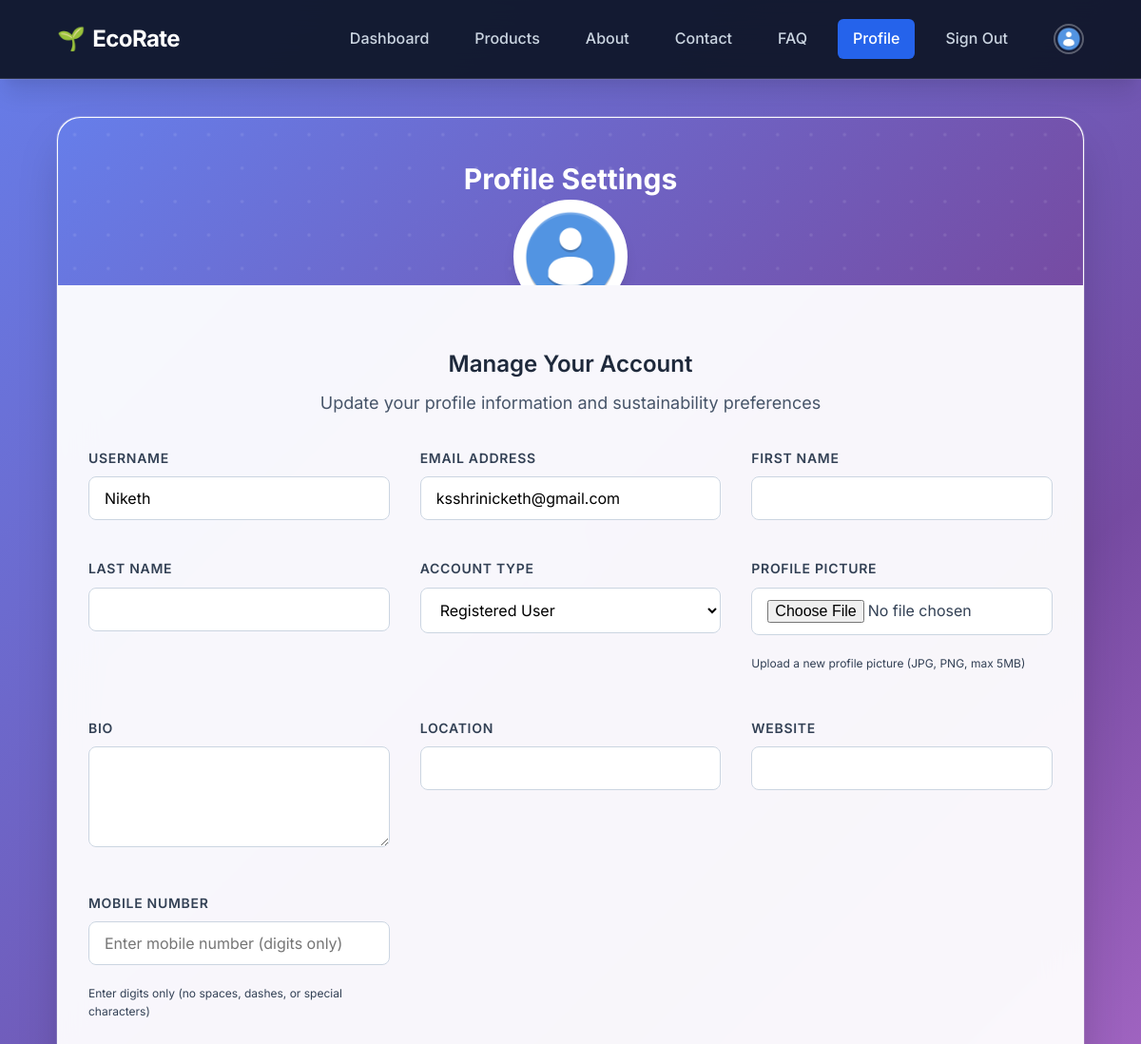
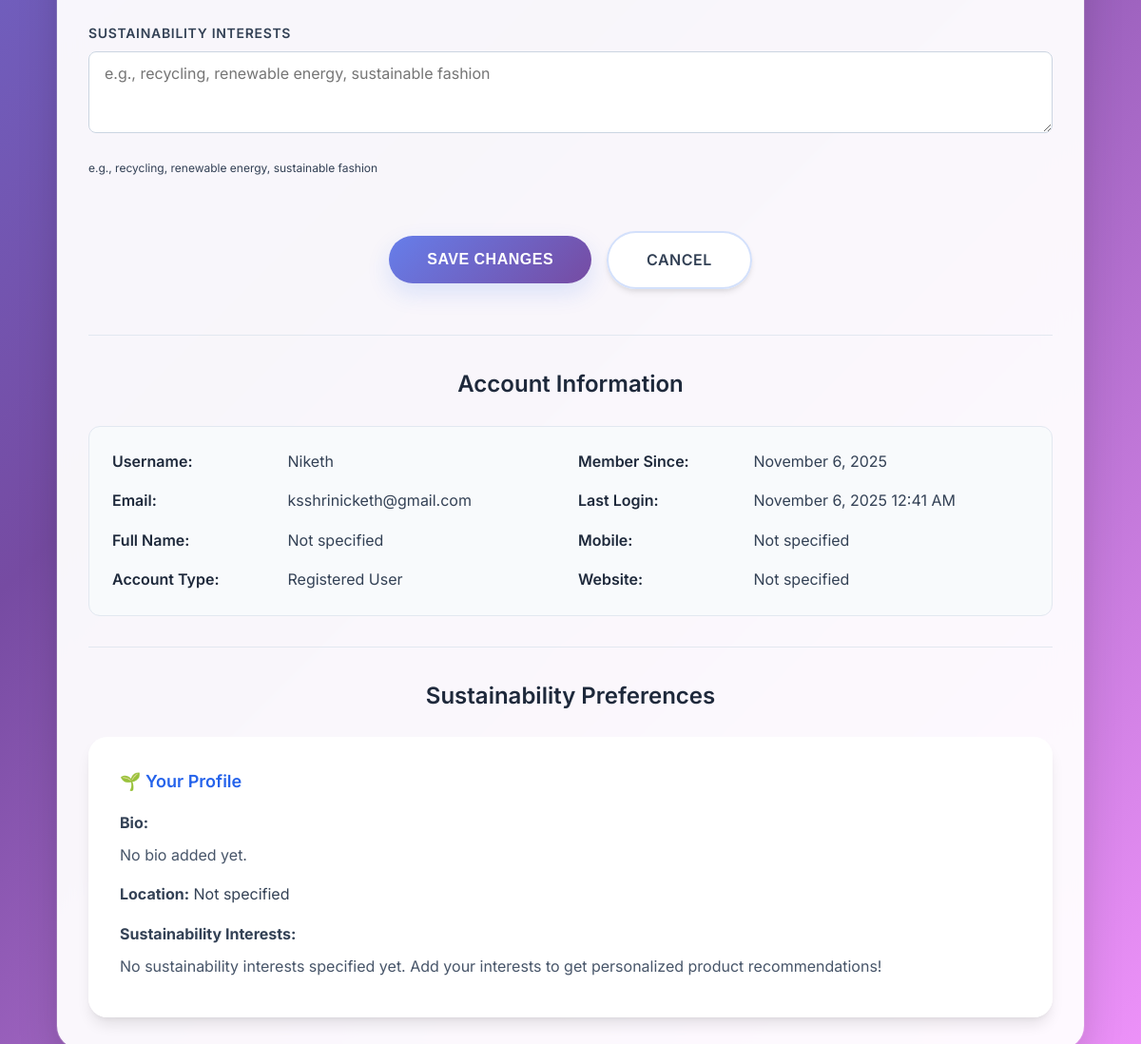
/user/profile/ (signed in), run on the app's committed database (2 pictures, top to bottom).
### accounts/models.py (models this page shows, shortened)
class CustomUser(AbstractUser):
    USER_TYPES = (
        ('user', 'Registered User'),
        ('seller', 'Registered Seller'),
        ('admin', 'Admin'),
    )
    user_type = models.CharField(max_length=10, choices=USER_TYPES, default='user')
    profile_pic = models.ImageField(upload_to='profile_pics/', default='profile_pics/default.jpg', blank=True)
    bio = models.TextField(max_length=500, blank=True, default='')
    location = models.CharField(max_length=100, blank=True, default='')
    website = models.URLField(blank=True, default='')
    phone_number = models.CharField(max_length=15, blank=True, default='')
    sustainability_interests = models.TextField(
        blank=True,
        default='',
        help_text="Comma-separated list of sustainability interests"
    )
    def get_full_name(self):
        return f"{self.first_name} {self.last_name}".strip()

### accounts/views.py (the view)
# urls.py: path('user/profile/', views.user_profile, name='user_profile'),
@login_required
def user_profile(request):
    if request.method == 'POST':
        form = ProfileEditForm(request.POST, request.FILES, instance=request.user)
        if form.is_valid():
            form.save()
            messages.success(request, 'Your profile has been updated successfully!')
            return redirect('user_profile')
        else:
            messages.error(request, 'Please correct the errors below.')
    else:
        form = ProfileEditForm(instance=request.user)
    return render(request, 'accounts/user_profile.html', {
        'form': form,
        'user_obj': request.user,
    })

### accounts/templates/accounts/user_profile.html (shortened to what this page needs)
{% extends "accounts/base.html" %}
{% load static %}
{% block content %}
<nav class="nav-bar">
  <div class="nav-container">
    <a href="{% url 'user_home' %}" class="nav-brand">
      <span style="margin-right: 0.5rem;">🌱</span>EcoRate
    </a>
    <div class="nav-links">
      <a href="{% url 'user_home' %}" class="nav-link">Dashboard</a>
      <a href="{% url 'product_list' %}" class="nav-link">Products</a>
      <a href="{% url 'about' %}" class="nav-link">About</a>
      <a href="{% url 'contact' %}" class="nav-link">Contact</a>
      <a href="{% url 'faq' %}" class="nav-link">FAQ</a>
      <a href="{% url 'user_profile' %}" class="nav-link active">Profile</a>
      <a href="{% url 'logout' %}" class="nav-link">Sign Out</a>
      <img src="{{ user.profile_pic.url }}" alt="Profile" style="width: 32px; height: 32px; border-radius: 50%; object-fit: cover; margin-left: 1rem; border: 2px solid rgba(255,255,255,0.3);">
    </div>
  </div>
</nav>
<div class="card">
  <div class="card-header">
    <h2>Profile Settings</h2>
    <img class="avatar" src="{{ user_obj.profile_pic.url }}" alt="{{ user_obj.username }}'s Profile Picture">
  </div>
  <div class="card-body">
    <div class="text-center mb-8">
      <h3 style="color: var(--neutral-800); margin-bottom: 0.5rem;">Manage Your Account</h3>
      <p style="color: var(--neutral-600);">Update your profile information and sustainability preferences</p>
    </div>
    <form method="post" enctype="multipart/form-data">
      <div class="form-grid">
        <div>
          <label class="form-label" for="id_username">Username</label>
          {{ form.username }}
        </div>
        <div>
          <label class="form-label" for="id_email">Email Address</label>
          {{ form.email }}
        </div>
        <div>
          <label class="form-label" for="id_first_name">First Name</label>
          {{ form.first_name }}
        </div>
        <div>
          <label class="form-label" for="id_last_name">Last Name</label>
          {{ form.last_name }}
        </div>
        <div>
          <label class="form-label" for="id_user_type">Account Type</label>
          {{ form.user_type }}
        </div>
        <div>
          <label class="form-label" for="id_profile_pic">Profile Picture</label>
          {{ form.profile_pic }}
          <p style="font-size: 0.75rem; color: var(--neutral-500); margin-top: 0.25rem;">Upload a new profile picture (JPG, PNG, max 5MB)</p>
        </div>
        <div>
          <label class="form-label" for="id_bio">Bio</label>
          {{ form.bio }}
        </div>
        <div>
          <label class="form-label" for="id_location">Location</label>
          {{ form.location }}
        </div>
        <div>
          <label class="form-label" for="id_website">Website</label>
          {{ form.website }}
        </div>
        <div>
          <label class="form-label" for="id_phone_number">Mobile Number</label>
          {{ form.phone_number }}
          <p style="font-size: 0.75rem; color: var(--neutral-500); margin-top: 0.25rem;">Enter digits only (no spaces, dashes, or special characters)</p>
        </div>
        <div style="grid-column: 1 / -1;">
          <label class="form-label" for="id_sustainability_interests">Sustainability Interests</label>
          {{ form.sustainability_interests }}
          <p style="font-size: 0.75rem; color: var(--neutral-500); margin-top: 0.25rem;">e.g., recycling, renewable energy, sustainable fashion</p>
        </div>
      </div>
      <div class="text-center mt-8" style="display: flex; gap: 1rem; justify-content: center; align-items: center;">
        <button type="submit" class="btn-primary">Save Changes</button>
        <a href="{% url 'user_home' %}" class="btn-secondary" style="text-decoration: none;">Cancel</a>
      </div>
    </form>
    <div style="margin-top: 3rem; padding-top: 2rem; border-top: 1px solid var(--neutral-200);">
      <h3 style="color: var(--neutral-800); margin-bottom: 1.5rem; text-align: center;">Account Information</h3>
      <div class="details">
        <div style="display: grid; grid-template-columns: repeat(auto-fit, minmax(250px, 1fr)); gap: 1rem;">
          <div>
            <div style="margin-bottom: 1rem;">
              <b>Username:</b> {{ user_obj.username }}
            </div>
            <div style="margin-bottom: 1rem;">
              <b>Email:</b> {{ user_obj.email }}
            </div>
            <div style="margin-bottom: 1rem;">
              <b>Full Name:</b> {{ user_obj.get_full_name|default:"Not specified" }}
            </div>
            <div>
              <b>Account Type:</b> {{ user_obj.get_user_type_display }}
            </div>
          </div>
          <div>
            <div style="margin-bottom: 1rem;">
              <b>Member Since:</b> {{ user_obj.date_joined|date:"F j, Y" }}
            </div>
            <div style="margin-bottom: 1rem;">
              <b>Last Login:</b> {{ user_obj.last_login|date:"F j, Y g:i A"|default:"Never" }}
            </div>
            <div style="margin-bottom: 1rem;">
              <b>Mobile:</b> {{ user_obj.phone_number|default:"Not specified" }}
            </div>
            <div>
              <b>Website:</b>
              {% if user_obj.website %}
                <a href="{{ user_obj.website }}" target="_blank" style="color: var(--primary-color);">{{ user_obj.website }}</a>
              {% else %}
                Not specified
              {% endif %}
            </div>
          </div>
        </div>
      </div>
    </div>
    <div style="margin-top: 2rem; padding-top: 2rem; border-top: 1px solid var(--neutral-200);">
      <h3 style="color: var(--neutral-800); margin-bottom: 1.5rem; text-align: center;">Sustainability Preferences</h3>
      <div class="dashboard-card">
        <h4 style="margin-bottom: 1rem;">🌱 Your Profile</h4>
        <div style="margin-bottom: 1rem;">
          <b>Bio:</b>
          <p style="margin: 0.5rem 0; color: var(--neutral-600);">{{ user_obj.bio|default:"No bio added yet." }}</p>
        </div>
        <div style="margin-bottom: 1rem;">
          <b>Location:</b> {{ user_obj.location|default:"Not specified" }}
        </div>
        <div>
          <b>Sustainability Interests:</b>
          <p style="margin: 0.5rem 0; color: var(--neutral-600);">{{ user_obj.sustainability_interests|default:"No sustainability interests specified yet. Add your interests to get personalized product recommendations!" }}</p>
        </div>
      </div>
    </div>
  </div>
</div>
{% endblock %}

### data on the page
CustomUser: profile_pic (placeholder picture), username "Niketh", email "ksshrinicketh@gmail.com", user_type "Registered User", get_full_name "Not specified", date_joined "November 6, 2025", last_login "November 6, 2025 12:41 AM", phone_number "Not specified", bio "No bio added yet.", location "Not specified", sustainability_interests "No sustainability interests specified yet. Add your interests to get personalized product recommendations!"
